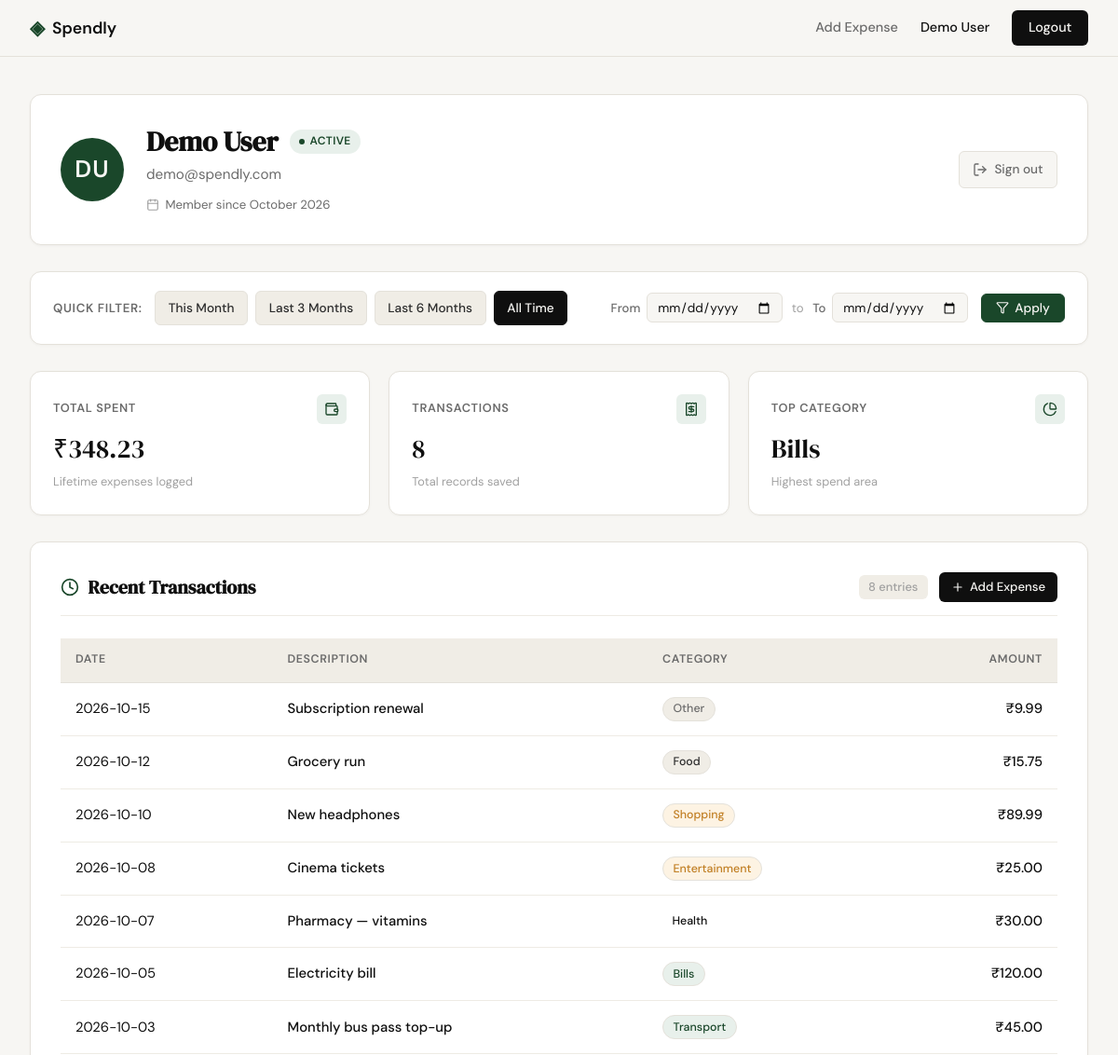
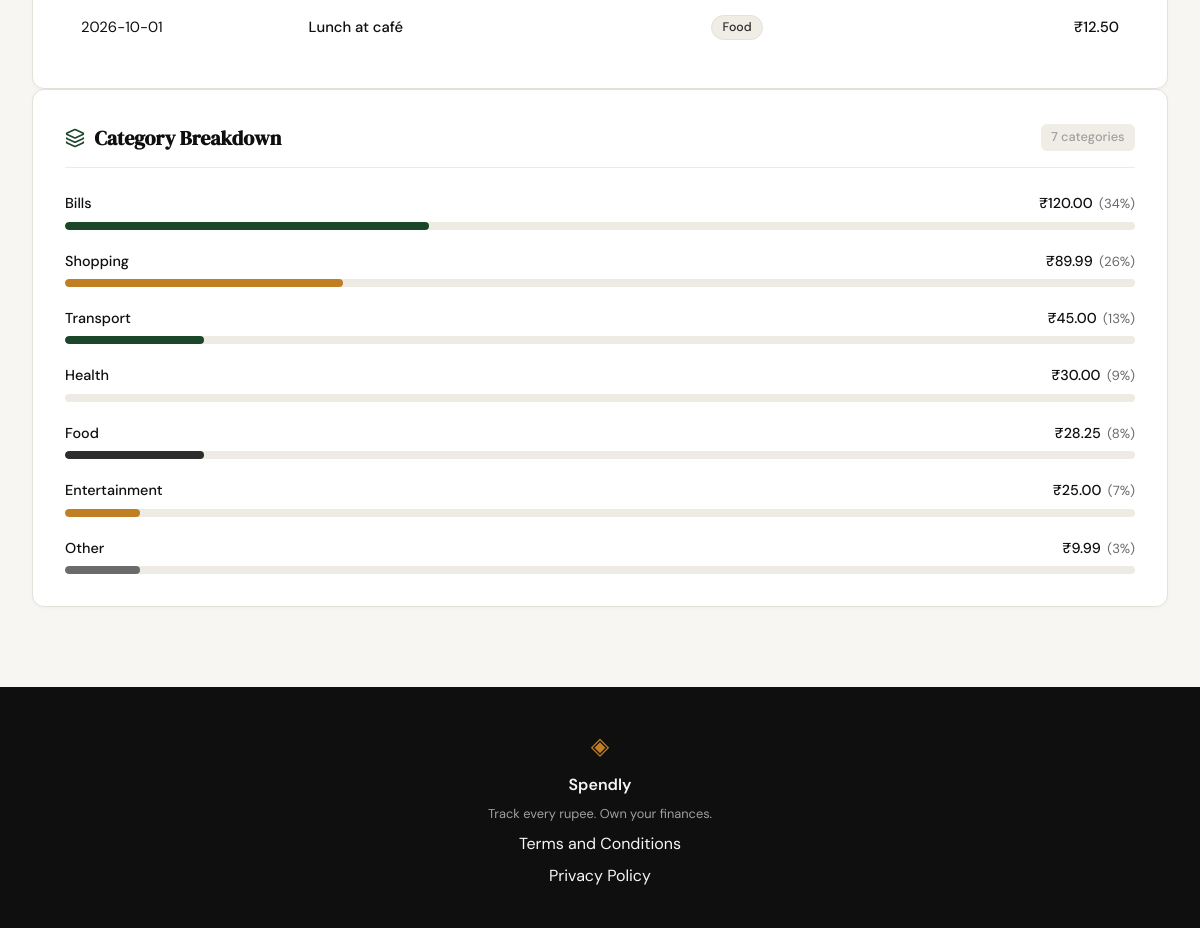
Screenshot of /profile (signed in) with the database file from the repository (2 pictures, top to bottom).
### tables this page shows
CREATE TABLE users (
            id            INTEGER PRIMARY KEY AUTOINCREMENT,
            name          TEXT    NOT NULL,
            email         TEXT    UNIQUE NOT NULL,
            password_hash TEXT    NOT NULL,
            created_at    TEXT    DEFAULT (datetime('now'))
        );

CREATE TABLE expenses (
            id          INTEGER PRIMARY KEY AUTOINCREMENT,
            user_id     INTEGER NOT NULL REFERENCES users(id),
            amount      REAL    NOT NULL,
            category    TEXT    NOT NULL,
            date        TEXT    NOT NULL,
            description TEXT,
            created_at  TEXT    DEFAULT (datetime('now'))
        );

### app.py (the view, shortened to what this page needs)
@app.route("/profile")
def profile():
    user_id = session.get("user_id")
    if not user_id:
        return redirect(url_for("login"))
    user = get_user_by_id(user_id)
    if user is None:
        session.clear()
        return redirect(url_for("login"))
    raw_from = request.args.get("date_from", "").strip()
    raw_to = request.args.get("date_to", "").strip()
    date_from = None
    date_to = None
    today = datetime.now().date()
    last_day_of_month = calendar.monthrange(today.year, today.month)[1]
    this_month_from = today.replace(day=1).strftime("%Y-%m-%d")
    this_month_to = today.replace(day=last_day_of_month).strftime("%Y-%m-%d")
    last_3m_from = (today - timedelta(days=90)).strftime("%Y-%m-%d")
    last_3m_to = today.strftime("%Y-%m-%d")
    last_6m_from = (today - timedelta(days=180)).strftime("%Y-%m-%d")
    last_6m_to = today.strftime("%Y-%m-%d")
    presets = {
        "this_month": {"date_from": this_month_from, "date_to": this_month_to},
        "last_3_months": {"date_from": last_3m_from, "date_to": last_3m_to},
        "last_6_months": {"date_from": last_6m_from, "date_to": last_6m_to},
    }
    if not date_from and not date_to:
        active_preset = "all_time"
    elif date_from == this_month_from and (date_to == this_month_to or date_to == today.strftime("%Y-%m-%d")):
        active_preset = "this_month"
    elif date_from == last_3m_from and date_to == last_3m_to:
        active_preset = "last_3_months"
    elif date_from == last_6m_from and date_to == last_6m_to:
        active_preset = "last_6_months"
    else:
        active_preset = "custom"
    stats = get_summary_stats(user_id, date_from=date_from, date_to=date_to)
    recent_transactions = get_recent_transactions(user_id, limit=10, date_from=date_from, date_to=date_to)
    category_breakdown = get_category_breakdown(user_id, date_from=date_from, date_to=date_to)
    return render_template(
        "profile.html",
        user=user,
        stats=stats,
        transactions=recent_transactions,
        categories=category_breakdown,
        date_from=date_from,
        date_to=date_to,
        active_preset=active_preset,
        presets=presets,
    )

### templates/profile.html (shortened to what this page needs)
{% extends "base.html" %}
{% block head %}
<link rel="stylesheet" href="{{ url_for('static', filename='css/profile.css') }}">
{% endblock %}
{% block content %}
<section class="profile-section">
    <div class="profile-container">
        <div class="profile-header-card">
            <div class="profile-avatar">{{ user.initials }}</div>
            <div class="profile-header-info">
                <div class="profile-title-row">
                    <h1 class="profile-name">{{ user.name }}</h1>
                    <span class="profile-status-pill">
                        <span class="status-dot"></span>
                        Active
                    </span>
                </div>
                <p class="profile-email">{{ user.email }}</p>
                <div class="profile-badge">
                    <i data-lucide="calendar" class="badge-icon"></i>
                    <span>Member since {{ user.member_since }}</span>
                </div>
            </div>
            <div class="profile-header-action">
                <a href="{{ url_for('logout') }}" class="btn-profile-logout" title="Sign out">
                    <i data-lucide="log-out" class="action-icon"></i>
                    <span>Sign out</span>
                </a>
            </div>
        </div>
        <div class="profile-filter-card">
            <div class="profile-filter-presets">
                <span class="filter-section-label">Quick filter:</span>
                <div class="preset-buttons">
                    <a href="{{ url_for('profile', date_from=presets.this_month.date_from, date_to=presets.this_month.date_to) }}"
                       class="btn-preset {% if active_preset == 'this_month' %}active{% endif %}">
                        This Month
                    </a>
                    <a href="{{ url_for('profile', date_from=presets.last_3_months.date_from, date_to=presets.last_3_months.date_to) }}"
                       class="btn-preset {% if active_preset == 'last_3_months' %}active{% endif %}">
                        Last 3 Months
                    </a>
                    <a href="{{ url_for('profile', date_from=presets.last_6_months.date_from, date_to=presets.last_6_months.date_to) }}"
                       class="btn-preset {% if active_preset == 'last_6_months' %}active{% endif %}">
                        Last 6 Months
                    </a>
                    <a href="{{ url_for('profile') }}"
                       class="btn-preset {% if active_preset == 'all_time' %}active{% endif %}">
                        All Time
                    </a>
                </div>
            </div>
            <form method="GET" action="{{ url_for('profile') }}" class="profile-filter-custom {% if active_preset == 'custom' %}active-custom{% endif %}">
                <div class="custom-range-inputs">
                    <div class="date-input-group">
                        <label for="date_from" class="date-label">From</label>
                        <input type="date" id="date_from" name="date_from"
                               value="{{ date_from or '' }}"
                               class="date-input" required>
                    </div>
                    <span class="date-separator">to</span>
                    <div class="date-input-group">
                        <label for="date_to" class="date-label">To</label>
                        <input type="date" id="date_to" name="date_to"
                               value="{{ date_to or '' }}"
                               class="date-input" required>
                    </div>
                </div>
                <button type="submit" class="btn-filter-apply">
                    <i data-lucide="filter" class="btn-icon"></i>
                    <span>Apply</span>
                </button>
            </form>
        </div>
        <div class="profile-stats-grid">
            <div class="profile-stat-card">
                <div class="profile-stat-header">
                    <span class="profile-stat-label">Total Spent</span>
                    <div class="profile-stat-icon-wrap">
                        <i data-lucide="wallet" class="stat-icon"></i>
                    </div>
                </div>
                <span class="profile-stat-value">₹{{ "{:,.2f}".format(stats.total_spent) }}</span>
                <span class="profile-stat-hint">Lifetime expenses logged</span>
            </div>
            <div class="profile-stat-card">
                <div class="profile-stat-header">
                    <span class="profile-stat-label">Transactions</span>
                    <div class="profile-stat-icon-wrap">
                        <i data-lucide="receipt" class="stat-icon"></i>
                    </div>
                </div>
                <span class="profile-stat-value">{{ stats.transaction_count }}</span>
                <span class="profile-stat-hint">Total records saved</span>
            </div>
            <div class="profile-stat-card">
                <div class="profile-stat-header">
                    <span class="profile-stat-label">Top Category</span>
                    <div class="profile-stat-icon-wrap">
                        <i data-lucide="pie-chart" class="stat-icon"></i>
                    </div>
                </div>
                <span class="profile-stat-value">{{ stats.top_category }}</span>
                <span class="profile-stat-hint">Highest spend area</span>
            </div>
        </div>
        <div class="profile-main-grid">
            <div class="profile-card profile-card-transactions">
                <div class="profile-card-header">
                    <div class="card-header-left">
                        <i data-lucide="clock" class="card-header-icon"></i>
                        <h2 class="profile-card-title">Recent Transactions</h2>
                    </div>
                    <div class="card-header-actions">
                        <span class="profile-badge-count">{{ transactions|length }} entries</span>
                        <a href="{{ url_for('add_expense') }}" class="btn-profile-add">
                            <i data-lucide="plus" class="btn-icon"></i>
                            <span>Add Expense</span>
                        </a>
                    </div>
                </div>
                <div class="table-responsive">
                    <table class="profile-table">
                        <thead>
                            <tr>
                                <th>Date</th>
                                <th>Description</th>
                                <th>Category</th>
                                <th class="text-right">Amount</th>
                            </tr>
                        </thead>
                        <tbody>
                            {% for tx in transactions %}
                            <tr>
                                <td class="tabular text-muted">{{ tx.date }}</td>
                                <td class="font-medium">{{ tx.description }}</td>
                                <td>
                                    <span class="category-badge badge-{{ tx.category|lower }}">
                                        {{ tx.category }}
                                    </span>
                                </td>
                                <td class="tabular font-medium text-right">₹{{ "{:,.2f}".format(tx.amount) }}</td>
                            </tr>
                            {% else %}
                            <tr>
                                <td colspan="4" class="text-center text-muted empty-state-cell">No transactions found for the selected period.</td>
                            </tr>
                            {% endfor %}
                        </tbody>
                    </table>
                </div>
            </div>
            <div class="profile-card profile-card-breakdown">
                <div class="profile-card-header">
                    <div class="card-header-left">
                        <i data-lucide="layers" class="card-header-icon"></i>
                        <h2 class="profile-card-title">Category Breakdown</h2>
                    </div>
                    <span class="profile-badge-count">{{ categories|length }} categories</span>
                </div>
                <div class="category-breakdown-list">
                    {% for cat in categories %}
                    <div class="breakdown-item">
                        <div class="breakdown-info">
                            <span class="breakdown-name font-medium">{{ cat.category }}</span>
                            <div class="breakdown-figures">
                                <span class="breakdown-amount tabular">₹{{ "{:,.2f}".format(cat.amount) }}</span>
                                <span class="breakdown-percentage tabular">({{ cat.percentage }}%)</span>
                            </div>
                        </div>
                        <div class="breakdown-bar-track">
                            <div class="breakdown-bar-fill bar-fill-{{ cat.category|lower }} {{ cat.css_class }}"></div>
                        </div>
                    </div>
                    {% else %}
                    <div class="empty-state-block text-muted">
                        <span>No expense categories found for this period.</span>
                    </div>
                    {% endfor %}
                </div>
            </div>
        </div>
    </div>
</section>
{% endblock %}

### templates/base.html (shortened to what this page needs)
<!DOCTYPE html>
<html lang="en">
<head>
    <link rel="stylesheet" href="{{ url_for('static', filename='css/style.css') }}">
    {% block head %}{% endblock %}
</head>
<body>
    <nav class="navbar">
        <div class="nav-inner">
            <a href="{{ url_for('landing') }}" class="nav-brand">
                <span class="brand-icon">◈</span>
                <span class="brand-name">Spendly</span>
            </a>
            <div class="nav-links">
                {% if session.get('user_id') %}
                <a href="{{ url_for('add_expense') }}" class="nav-link">Add Expense</a>
                <a href="{{ url_for('profile') }}" class="nav-user">{{ session.get('user_name', 'Profile') }}</a>
                <a href="{{ url_for('logout') }}" class="nav-cta">Logout</a>
                {% else %}
                <a href="{{ url_for('login') }}">Sign in</a>
                <a href="{{ url_for('register') }}" class="nav-cta">Get started</a>
                {% endif %}
            </div>
        </div>
    </nav>
    <main class="main-content">
        {% block content %}{% endblock %}
    </main>
    <footer class="footer">
        <div class="footer-inner">
            <span class="brand-icon">◈</span>
            <span class="footer-name">Spendly</span>
            <p class="footer-copy">Track every rupee. Own your finances.</p>
            <a href="/terms">Terms and Conditions</a>
            <a href="/privacy">Privacy Policy</a>
        </div>
    </footer>
</body>
</html>

### rows the page displays
users: get "Demo User", name "Demo User", email "demo@spendly.com"
expenses: top_category "Bills", date "2026-10-05", description "Electricity bill", category "Bills", amount "120.00", percentage "34"
expenses: date "2026-10-15", description "Subscription renewal", category "Other", amount "9.99", percentage "3"
expenses: date "2026-10-12", description "Grocery run", category "Food", amount "15.75"
expenses: date "2026-10-10", description "New headphones", category "Shopping", amount "89.99", percentage "26"
expenses: date "2026-10-08", description "Cinema tickets", category "Entertainment", amount "25.00", percentage "7"
expenses: date "2026-10-07", description "Pharmacy — vitamins", category "Health", amount "30.00", percentage "9"
expenses: date "2026-10-03", description "Monthly bus pass top-up", category "Transport", amount "45.00", percentage "13"
expenses: date "2026-10-01", description "Lunch at café", category "Food", amount "12.50"

### other values shown
{{ user.initials }} "DU"
{{ user.member_since }} "October 2026"
{{ "{:,.2f}".format(stats.total_spent) }} "348.23"
{{ stats.transaction_count }} "8"
{{ transactions|length }} "8"
{{ categories|length }} "7"
{{ cat.category }} "Food"
{{ "{:,.2f}".format(cat.amount) }} "28.25"
{{ cat.percentage }} "8"
